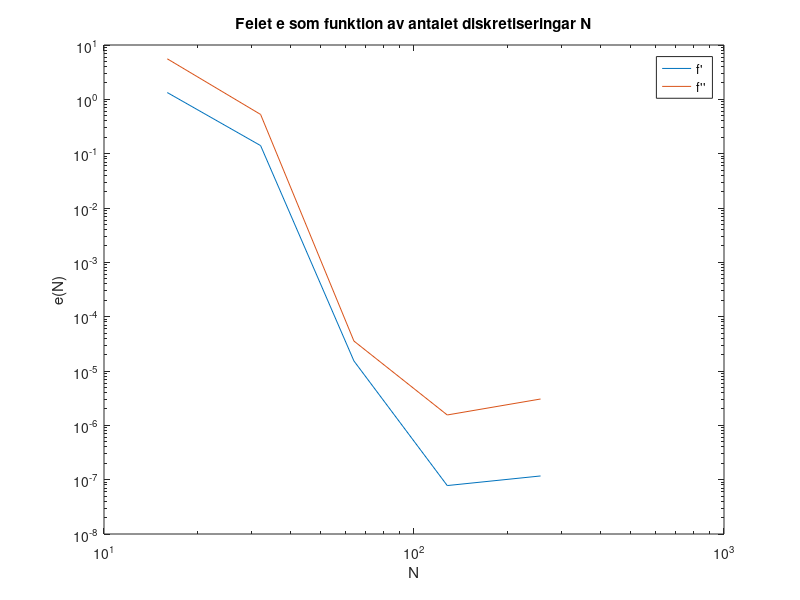

The MATLAB script that drew this image:
alpha=400; 
xbar=pi/5;

m = 4:8;
err1 = zeros(1,length(m));
err2 = zeros(1,length(m));

for i=1:length(m)
    N=2^m(i);
    x=(0:N-1)/N;
    f=exp(-alpha*(x-xbar).^2); 
    % Analytiska lösningar
    fprim_a=-2*alpha*(x-xbar).*exp(-alpha*(x-xbar).^2);
    fbis_a=((-2*alpha*(x-xbar)).^2-2*alpha).*exp(-alpha*(x-xbar).^2);

    fk=fftshift(fft(f)); 
    kvec=-N/2:N/2-1; 
    % Derivatan av Fouriertransform
    fkprim = (1i * kvec*(2*pi)) .* fk;
    fkbis = ((1i * kvec*(2*pi)).^2) .* fk;
    
    fprim = real(ifft(ifftshift(fkprim)));
    fbis = real(ifft(ifftshift(fkbis)));
    % Diskreta 2-normen
    err1(i) = sqrt(sum(abs(fprim_a-fprim))/N);
    err2(i) = sqrt(sum(abs(fbis_a-fbis))/N);
end

loglog(2.^m,err1); hold on; loglog(2.^m,err2)
legend("f'","f''")
title("Felet e som funktion av antalet diskretiseringar N")
ylabel("e(N)"); xlabel("N")